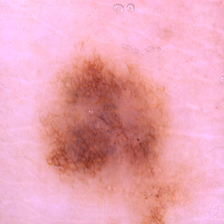
#> input picture Project Code/data/test/benign/10.jpg, 224 x 224 px, found by its file name; its folder holds only this picture in this run
$ jupyter execute --allow-errors SVC.ipynb   (shell and % lines are left out)
#> lines starting #> are read from the running program, lines starting #| are printed output that depends on the picture
[cell 1]
from mpl_toolkits.mplot3d import Axes3D
from sklearn.preprocessing import StandardScaler

import os

import matplotlib.pyplot as plt
import numpy as np
import pandas as pd
import os
from glob import glob
import seaborn as sns
from PIL import Image

[cell 2]
print(os.listdir('./data/'))

[cell 3]
folder_benign_train = './data/train/benign'
folder_malignant_train = './data/train/malignant'

folder_benign_test = './data/test/benign'
folder_malignant_test = './data/test/malignant'

read = lambda imname: np.asarray(Image.open(imname).convert("RGB"))
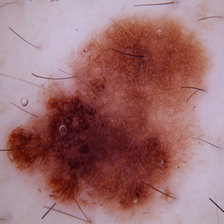
#> input picture Project Code/data/test/malignant/1007.jpg, 224 x 224 px, found by its file name

# Load in training pictures
ims_benign = [read(os.path.join(folder_benign_train, filename)) for filename in os.listdir(folder_benign_train)]
X_benign = np.array(ims_benign, dtype='uint8')
ims_malignant = [read(os.path.join(folder_malignant_train, filename)) for filename in os.listdir(folder_malignant_train)]
X_malignant = np.array(ims_malignant, dtype='uint8')

# Load in testing pictures
ims_benign = [read(os.path.join(folder_benign_test, filename)) for filename in os.listdir(folder_benign_test)]
X_benign_test = np.array(ims_benign, dtype='uint8')
ims_malignant = [read(os.path.join(folder_malignant_test, filename)) for filename in os.listdir(folder_malignant_test)]
X_malignant_test = np.array(ims_malignant, dtype='uint8')

# Create labels
y_benign = np.zeros(X_benign.shape[0])
#> y_benign = [0]
y_malignant = np.ones(X_malignant.shape[0])
#> y_malignant = [1]

y_benign_test = np.zeros(X_benign_test.shape[0])
#> y_benign_test = [0]
y_malignant_test = np.ones(X_malignant_test.shape[0])
#> y_malignant_test = [1]

# Merge data
X_train = np.concatenate((X_benign, X_malignant), axis = 0)
y_train = np.concatenate((y_benign, y_malignant), axis = 0)
#> y_train = [0, 1]

X_test = np.concatenate((X_benign_test, X_malignant_test), axis = 0)
y_test = np.concatenate((y_benign_test, y_malignant_test), axis = 0)
#> y_test = [0, 1]

# Shuffle data
s = np.arange(X_train.shape[0])
#> s = [0, 1]
np.random.shuffle(s)
X_train = X_train[s]
y_train = y_train[s]
#> y_train = [1, 0]

s = np.arange(X_test.shape[0])
np.random.shuffle(s)
X_test = X_test[s]
y_test = y_test[s]

[cell 4]
# Display first 15 images of moles, and how they are classified
w=40
h=30
fig=plt.figure(figsize=(12, 8))
columns = 5
rows = 3

#> (the rest of this cell did not finish here and is left out)

Dataset
The dataset is almost balanced. It has 1800 benign samples and 1497 malignant samples.

[cell 5]
plt.bar(0, y_train[np.where(y_train == 0)].shape[0], label = 'benign')
plt.bar(1, y_train[np.where(y_train == 1)].shape[0], label = 'malignant')
plt.legend()
plt.title("Training Data")
plt.show()
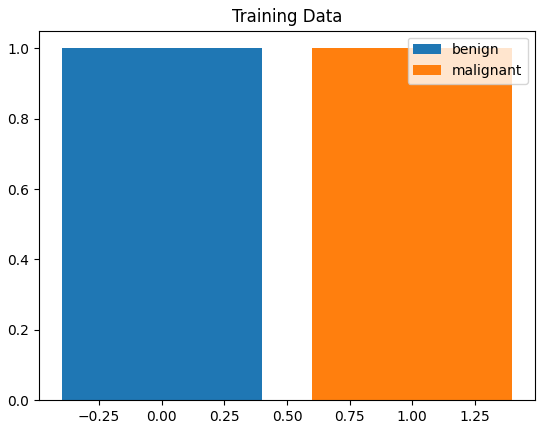
#> figure drawn by matplotlib, 1 panel

plt.bar(0, y_test[np.where(y_test == 0)].shape[0], label = 'benign')
plt.bar(1, y_test[np.where(y_test == 1)].shape[0], label = 'malignant')
plt.legend()
plt.title("Test Data")
plt.show()

[cell 6]
# Scale Values:
X_train = X_train/255.
X_test = X_test/255.

[cell 7]
# Training a ML model : SVC
from sklearn.svm import SVC

model = SVC()

model.fit(X_train.reshape(X_train.shape[0],-1), y_train)

[cell 8]
#Testing a Model:
from sklearn.metrics import accuracy_score

y_pred = model.predict(X_test.reshape(X_test.shape[0],-1))
#> y_pred = [0, 1]

print(accuracy_score(y_test, y_pred))
#| 1.0
